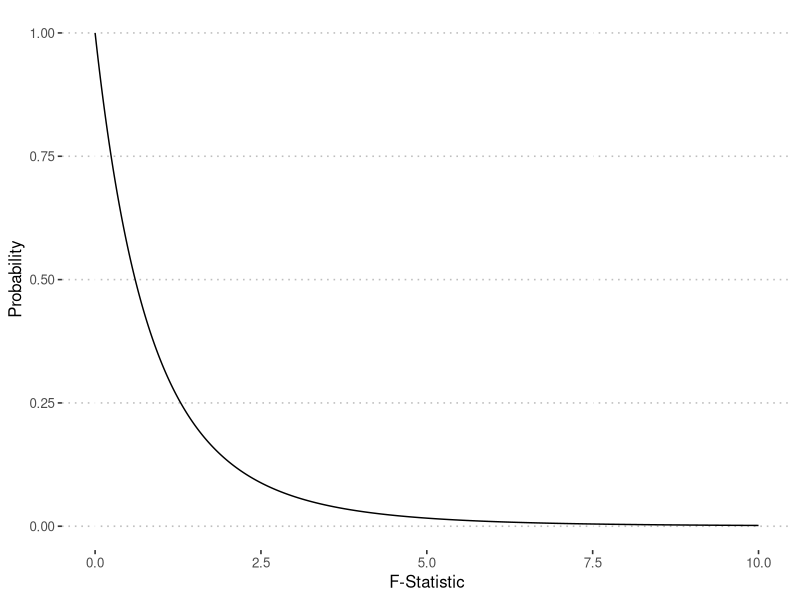
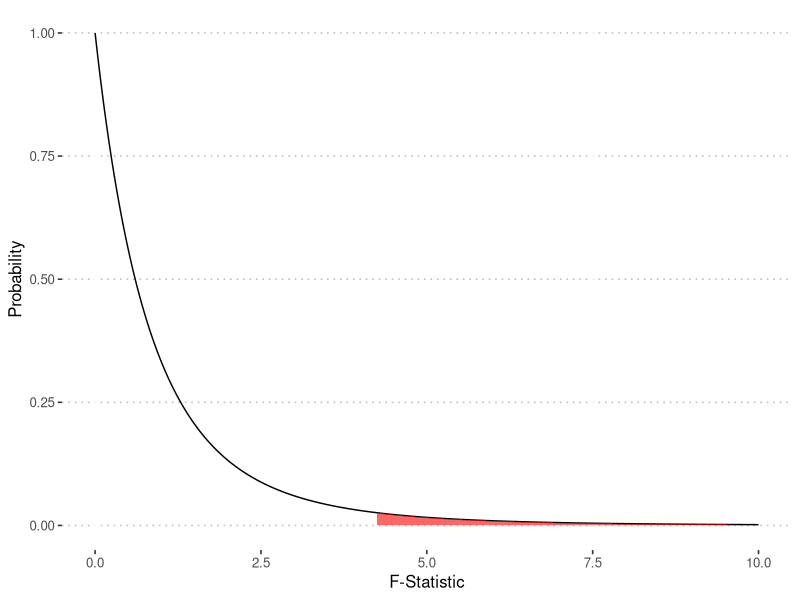
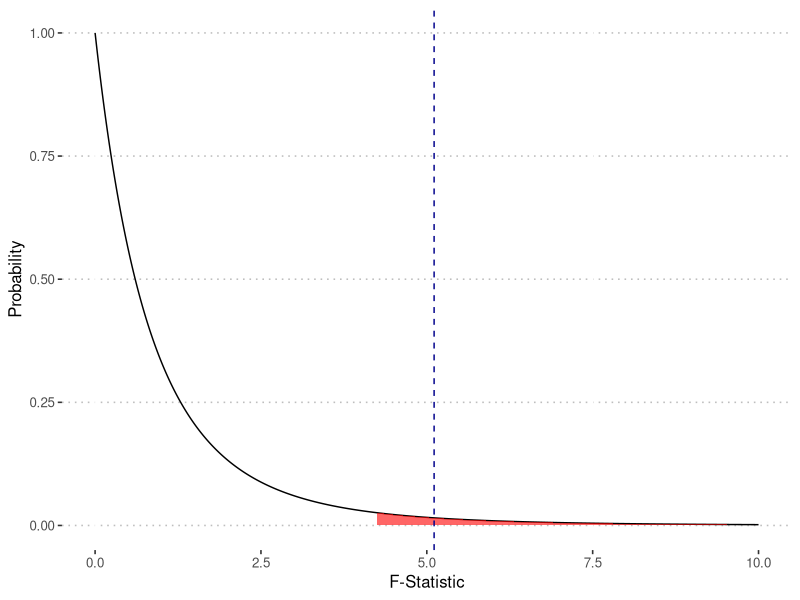

Source code (R) for these figures, in order:
## ---- chunk 1

t <- data.frame(
  Assignments = c("ANOVA Article Analysis Activity",
                  "Module 8 Data Quiz", "Module 9 Conceptual Quiz"),
  "Open Time" = c("October 22nd (1:00 am EST)",
                  rep("October 26th (1:00 am EST)", 2)),
  "Due Time"  = rep("October 28th (11:55 pm EST)", 3), check.names = F
)

knitr::kable(t)
## ---- chunk 2
library(tidyverse)
library(ggpubr)

# Possible values of F-stat:
x = seq(from = 0, to = 10, by = 0.01)

# Probability of possible values of F-stat
y = df(x = x, df1 = 2, df2 = 9)

ggplot() +
  geom_line(aes(x, y)) +
  labs(x = "F-Statistic", y = "Probability") +
  theme_pubclean()
## ---- chunk 3
f_crit <- qf(p = 0.05, df1 = 2, df2 = 9, lower.tail = F) 
## ---- chunk 4
ggplot(data.frame(x,y)) +
  geom_line(aes(x, y)) +
  stat_function(fun = df, 
                args = list(df1 = 2, df2 = 9), 
                xlim = c(f_crit, 10), 
                geom = "area", 
                fill = "red", 
                alpha = 0.6) +
  labs(x = "F-Statistic", y = "Probability") +
  theme_pubclean()
## ---- chunk 5
f_obs = 5.11

ggplot(data.frame(x,y)) +
  geom_line(aes(x, y)) +
  stat_function(fun = df, 
                args = list(df1 = 2, df2 = 9), 
                xlim = c(f_crit, 10), 
                geom = "area", 
                fill = "red", 
                alpha = 0.6) +
  geom_vline(aes(xintercept = f_obs), color = "darkblue", linetype = 2) +
  labs(x = "F-Statistic", y = "Probability") +
  theme_pubclean()
## ---- chunk 6
p_value <- pf(f_obs, df1 = 2, df2 = 9, lower.tail = F)
round(p_value, 3)
